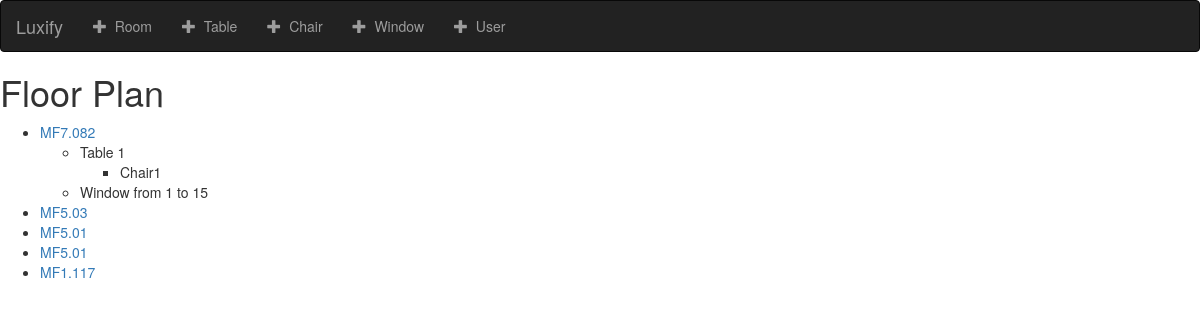
/floorPlan/creator/, run on an earlier commit of the app's database.
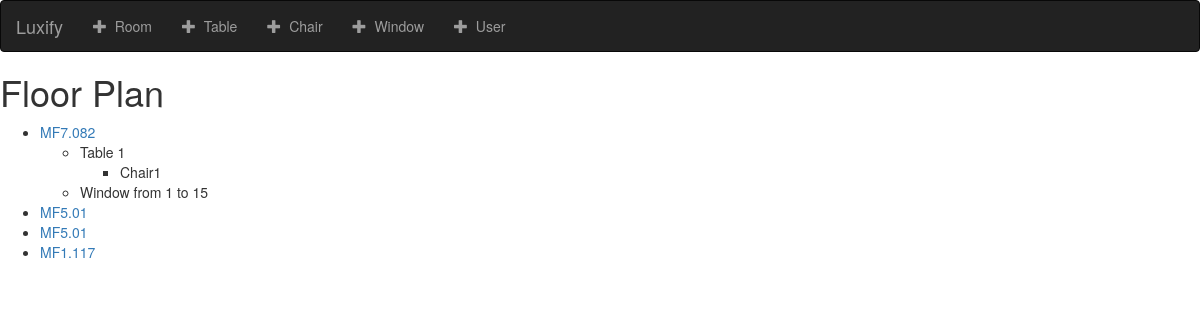
And on a later commit of the database.
### floorPlan/models.py (models this page shows, shortened)
class Room(models.Model):
    code = models.CharField(max_length=10)
    x_length = models.CharField(max_length=5)
    y_length = models.CharField(max_length=5)
    def __str__(self):
        return self.code

class Table(models.Model):
    room = models.ForeignKey(Room, on_delete=models.CASCADE)
    number = models.CharField(max_length=5)
    x_pos = models.CharField(max_length=5)
    y_pos = models.CharField(max_length=5)
    x_size = models.CharField(max_length=5)
    y_size = models.CharField(max_length=5)
    def __str__(self):
        return 'Table ' + self.number

class Chair(models.Model):
    table = models.ForeignKey(Table, on_delete=models.CASCADE)
    number = models.CharField(max_length=2)
    position = models.CharField(max_length=3)
    occupied = models.BooleanField(default=False)
    def __str__(self):
        return 'Chair' + self.number

class Window(models.Model):
    room = models.ForeignKey(Room, on_delete=models.CASCADE)
    start_pos = models.CharField(max_length=3)
    end_pos = models.CharField(max_length=3)
    def __str__(self):
        return 'Window from '+self.start_pos + ' to '+self.end_pos

### floorPlan/views.py (the view)
# urls.py: re_path(r'creator/$', views.sandbox, name='sandbox'),
def sandbox(request):
    all_rooms = Room.objects.all()
    template = loader.get_template('floorPlan/floorPlan.html')
    context = {
        'all_rooms': all_rooms,
    }
    return HttpResponse(template.render(context, request))

### floorPlan/templates/floorPlan/floorPlan.html
{% extends 'floorPlan/base.html' %}
{% block body %}
<h1>Floor Plan</h1>
<ul>
   {% for room in all_rooms %}
        <li>
            <a href="{% url 'floorPlan:room-detail' room.id %}">
                {{ room }}
            </a>
            <ul>
               {% for table in room.table_set.all %}
                    <li>
                        {{ table }}
                        <ul>
                            {% for chair in table.chair_set.all %}
                                <li>
                                    {{ chair }}
                                </li>
                            {% endfor %}
                        </ul>
                        </li>
                {% endfor %}
                {% for window in room.window_set.all %}
                    <li>
                        {{ window }}
                    </li>
                {% endfor %}
            </ul>
        </li>
    {% endfor %}
</ul>
{% endblock %}

What changed in the data, as far as the page shows it:
removed Room: code "MF5.03"
